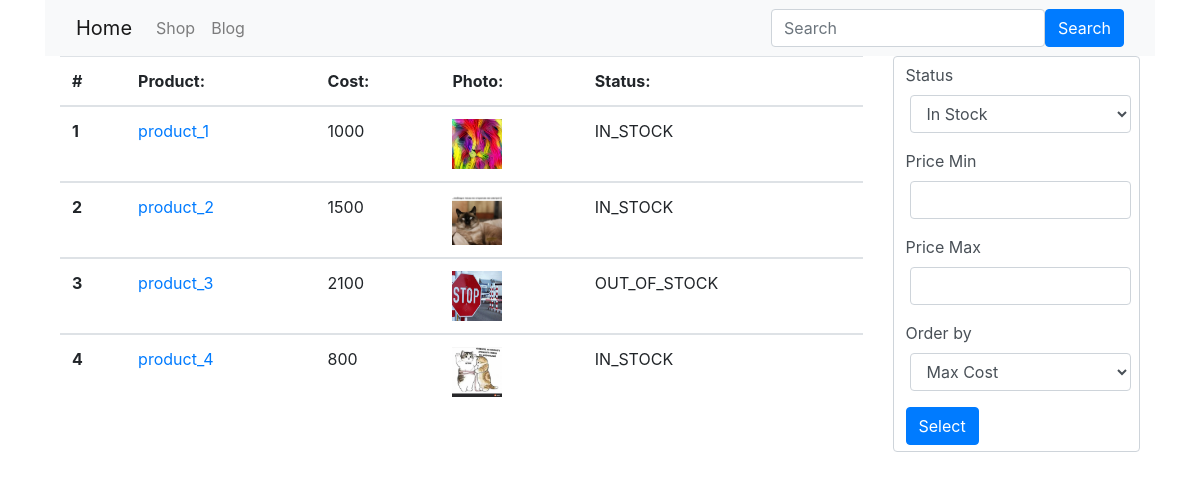
The page / on the database its author committed.
### shop/models.py (models this page shows, shortened)
class Product(models.Model):
    title = models.CharField(max_length=200, default=True)
    cost = models.IntegerField(null=True)
    photo = models.ImageField(
        upload_to='images/%Y/%m/%d/', null=True)  # /%Y/%m/%d/ - creating dir for each day, when download image
    description = models.TextField(default="")
    status = models.CharField(
        max_length=100, choices=STATUS_CHOICES, default="IN_STOCK"
    )
    favorites = models.ManyToManyField(
        settings.AUTH_USER_MODEL, related_name="favorite_products"
    )
    class Meta:
        verbose_name = "Product"
        verbose_name_plural = "Products"

### shop/views.py (the view, shortened to what this page needs)
# urls.py: path("", product_list, name="product"),
def product_list(request):
    products = Product.objects.all()
    form = FormStatus(request.GET)
    if form.is_valid():
        if form.cleaned_data["status"] == "IN_STOCK":
            products = products.filter(status="IN_STOCK")
        if form.cleaned_data["status"] == "OUT_OF_STOCK":
            products = products.filter(status="OUT_OF_STOCK")
        if form.cleaned_data["cost__gt"]:
            products = products.filter(cost__gt=form.cleaned_data["cost__gt"])
        if form.cleaned_data["cost__lt"]:
            products = products.filter(cost__lt=form.cleaned_data["cost__lt"])
    else:
        form = FormStatus()
    return render(request, "product_list.html", {"products": products,
                                                 "form": form})

### shop/forms.py
class FormStatus(forms.Form):
    status = forms.ChoiceField(
        choices=STATUS_CHOICES,
        widget=forms.Select(attrs={"class": "ml-1 mr-3"}),
        required=False,
    )
    cost__gt = forms.IntegerField(
        min_value=0,
        label="Price Min",
        widget=forms.TextInput(attrs={"class": "ml-1 mr-3"}),
        required=False,
    )
    cost__lt = forms.IntegerField(
        min_value=0,
        label="Price Max",
        widget=forms.TextInput(attrs={"class": "ml-1 mr-3"}),
        required=False,
    )
    order_by = forms.ChoiceField(
        choices=ORDER_BY_CHOICES,
        widget=forms.Select(attrs={"class": "ml-1 mr-3"}),
        required=False,
    )

### templates/product_list.html (shortened to what this page needs)
{% extends "base.html" %}
{% load crispy_forms_tags %}
{% block content %}
<div class="container">
    <div class="row">
    <div class="col-lg-9">
        <div class="form-group">
        <table class="table">
          <thead>
            <tr>
              <th scope="col">#</th>
              <th scope="col">Product:</th>
              <th scope="col">Cost:</th>
                <th scope="col">Photo:</th>
                <th scope="col">Status:</th>
            </tr>
          </thead>
            {% for product in products %}
          <tbody>
            <tr>
              <th scope="row">{{ product.pk }}</th>
              <td><a href="/product/{{ product.pk }}">{{ product.title }}</a></td>
              <td>{{ product.cost }}</td>
                <td><img src="{{ product.photo.url }}" width="50" height="50" alt=""></td>
                <td>{{ product.status }}</td>
            </tr>
          </tbody>
            {% endfor %}
        </table>
        </div>
    </div>
    <div class="col-lg-3">
     <div class="form-group">
            <form class="form-control">
                {{ form|crispy }}
                <button type="submit" class="btn btn-primary">Select</button>
            </form>
        </div>
        </div>
</div>
</div>
{% endblock %}

### rows shown on the page
Product: pk "1", title "product_1", cost "1000", photo (picture), status "IN_STOCK"
Product: pk "2", title "product_2", cost "1500", photo (picture), status "IN_STOCK"
Product: pk "3", title "product_3", cost "2100", photo (picture), status "OUT_OF_STOCK"
Product: pk "4", title "product_4", cost "800", photo (picture), status "IN_STOCK"
